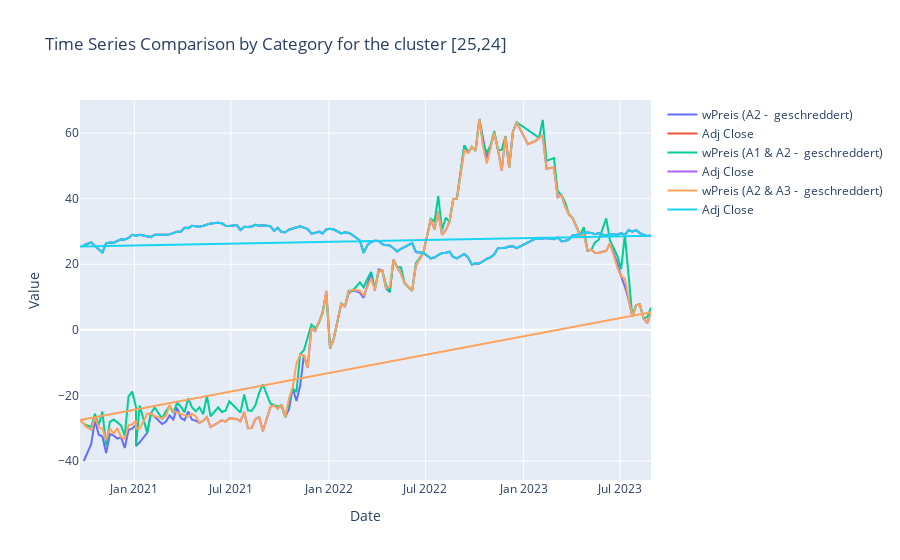

Notebook code for this chart:
### Code cell
# Get unique categories
categories = dax_TS1['full'].unique()

# Create a Plotly figure
fig = go.Figure()

# Loop through each category and add a trace for it
for category in categories:
    category_data = dax_TS1[dax_TS1['full'] == category]
    fig.add_trace(go.Scatter(x=category_data['date'], y=category_data['wPreis'], mode='lines', name=f'wPreis ({category})'))
    fig.add_trace(go.Scatter(x=category_data['date'], y=category_data['Adj Close'], mode='lines', name='Adj Close '))

# Customize the layout
fig.update_layout(
    title="Time Series Comparison by Category for the cluster [25,24] and DAX",
    xaxis_title="Date",
    yaxis_title="Value",
    xaxis=dict(type='date'),
)

# Show the legend
fig.update_layout(showlegend=True)

# Display the plot
fig.show()

### Figure 1 — Plotly figure (JSON) as saved in the notebook; plotly's stock layout.template omitted (floating-point values rounded to 4 significant figures; data arrays with more than 128 entries replaced by an {"elided": "..."} marker saying what was removed)
{"data": [{"mode": "lines", "name": "wPreis (A2 -  geschreddert)", "type": "scatter", "x": {"elided": "135 str values"}, "y": {"elided": "135 float values"}}, {"mode": "lines", "name": "Adj Close ", "type": "scatter", "x": {"elided": "135 str values"}, "y": {"elided": "135 float values"}}, {"mode": "lines", "name": "wPreis (A1 & A2 -  geschreddert)", "type": "scatter", "x": {"elided": "135 str values"}, "y": {"elided": "135 float values"}}, {"mode": "lines", "name": "Adj Close ", "type": "scatter", "x": {"elided": "135 str values"}, "y": {"elided": "135 float values"}}, {"mode": "lines", "name": "wPreis (A2 & A3 -  geschreddert)", "type": "scatter", "x": {"elided": "137 str values"}, "y": {"elided": "137 float values"}}, {"mode": "lines", "name": "Adj Close ", "type": "scatter", "x": {"elided": "137 str values"}, "y": {"elided": "137 float values"}}], "layout": {"showlegend": true, "title": {"text": "Time Series Comparison by Category for the cluster [25,24]"}, "xaxis": {"title": {"text": "Date"}, "type": "date"}, "yaxis": {"title": {"text": "Value"}}}}
